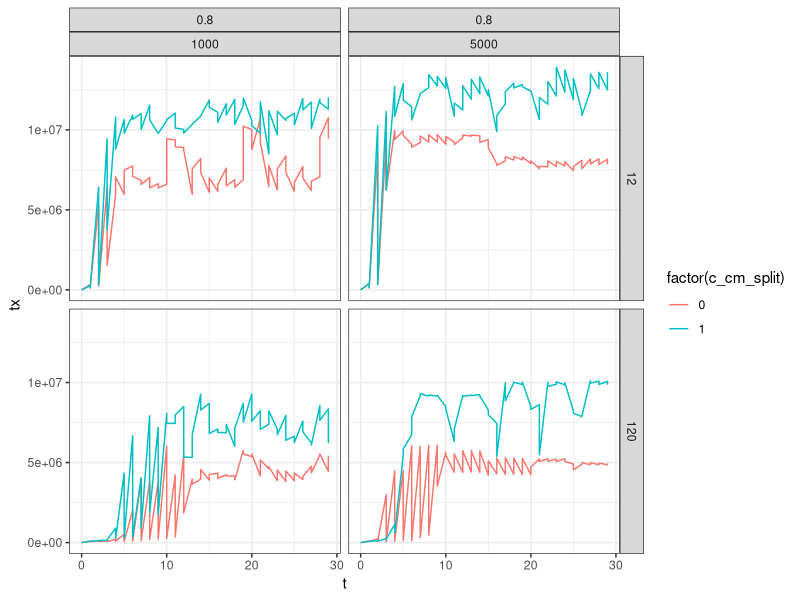
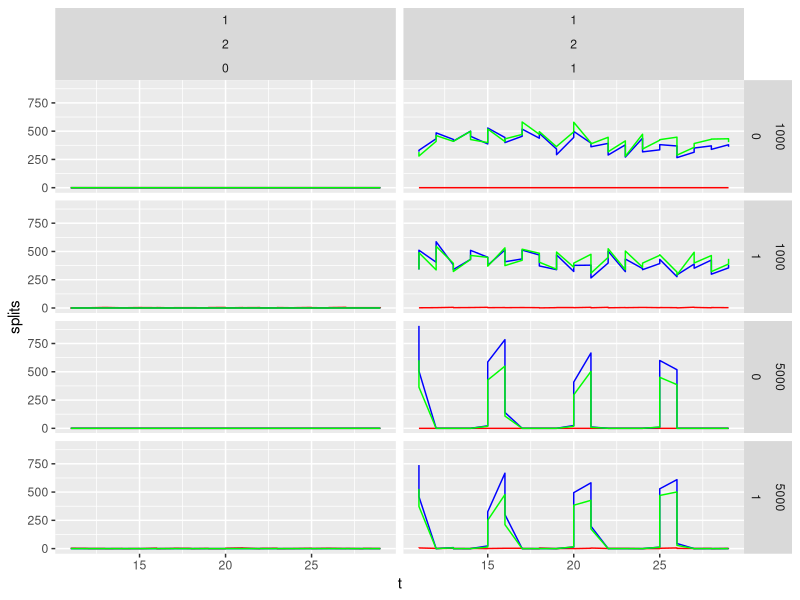

These charts were generated, in order, by the following R code:
library(ggplot2)
library(sqldf)
library(Cairo)
library(stringr)
library(scales)
# Rome

dev.set(0)
df=read.csv('./results.csv')
d=sqldf("select * from df")
tx <- ggplot(d, aes(t, tx, color=factor(c_cm_split), group=factor(c_cm_split))) +
    geom_line() +
    theme_bw() +
    expand_limits(y=0) +
    facet_grid(row=vars(c_worker_threads), col=vars(c_zipf_factor, latest_window_ms))
#    facet_grid (row=vars(c_zipf_factor, latest_read_ratio, c_dram_gib), cols=vars(latest_window_gib,latest_window_offset_gib,latest_window_ms,  c_target_gib)) + xlim(0,30)
print(tx)
sqldf("select c_su_merge,c_cm_split,sum(cm_split_succ_counter), max(consumed_pages) from d group by c_cm_split,c_su_merge")

aux =sqldf("select t, max(GHz) GHz, min(instr) instr,
 max(space_usage_gib) space_usage_gib,
 sum(dt_restarts_update_same_size) restarts,
 sum(cm_split_succ_counter) splits,
 sum(su_merge_full_counter) merge_succ,
 sum(su_merge_partial_counter) merge_fail,
c_cm_split,c_su_merge,
latest_window_ms,  c_backoff_strategy, c_dram_gib, c_zipf_factor, c_worker_threads,c_cm_update_tracker_pct from d where t > 10 group by t, c_dram_gib, c_zipf_factor, latest_window_ms,c_worker_threads, c_backoff_strategy,c_cm_update_tracker_pct, c_cm_split, c_su_merge")
head(d)
plot <- ggplot(aux, aes(t)) +
    geom_line(aes(y=splits), color="red") +
    geom_line(aes(y=merge_succ), colour="blue") +
    geom_line(aes(y=merge_fail), colour="green")
#plot <- ggplot(aux, aes(t)) + geom_line(aes(y=space_usage_gib), color="red")
plot <- plot + facet_grid (row=vars(latest_window_ms, c_cm_split), cols=vars(c_cm_update_tracker_pct,c_dram_gib, c_su_merge))
print(plot)
